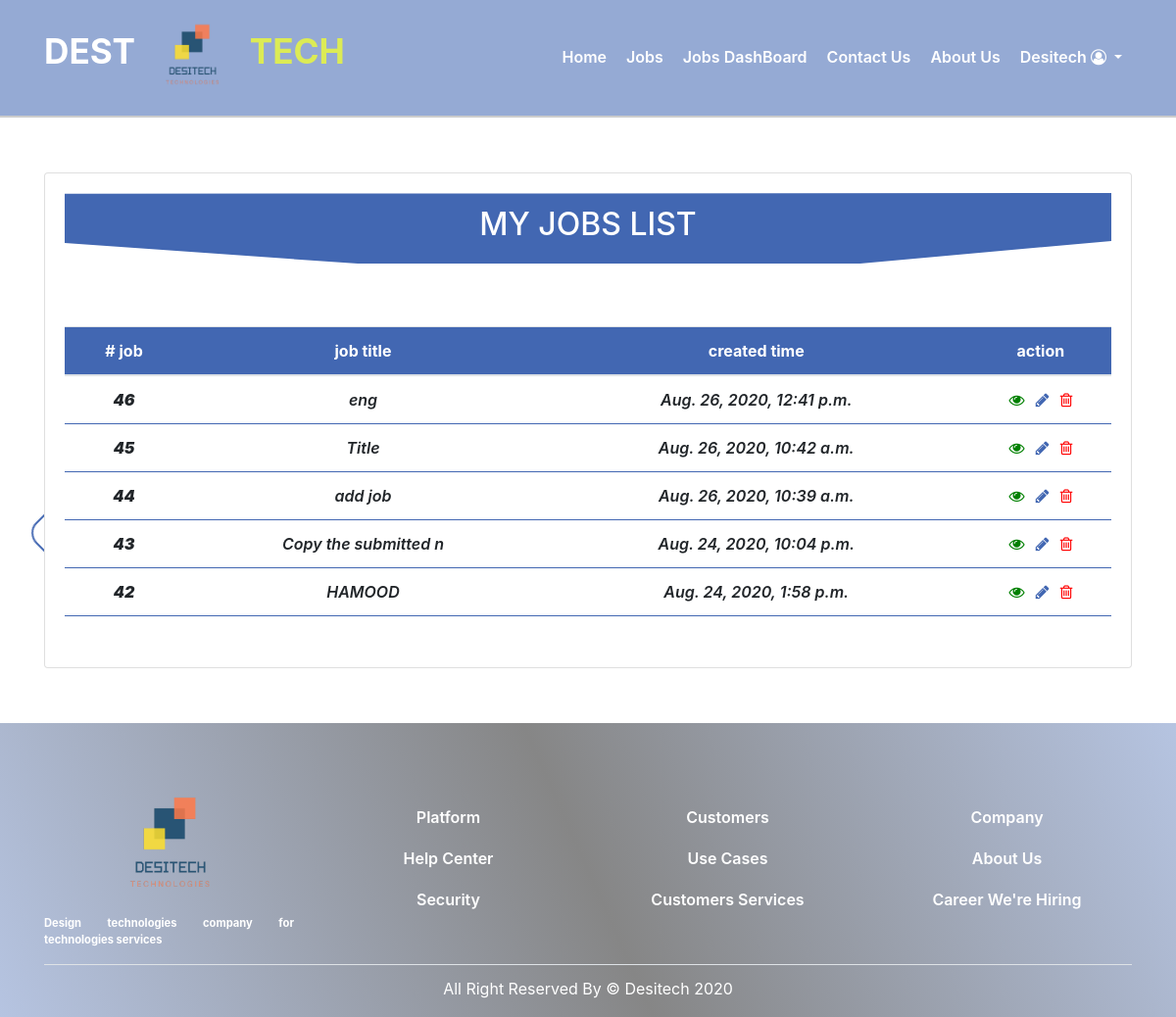
Before: /jobs/myjobs/ (signed in) with the older database file.
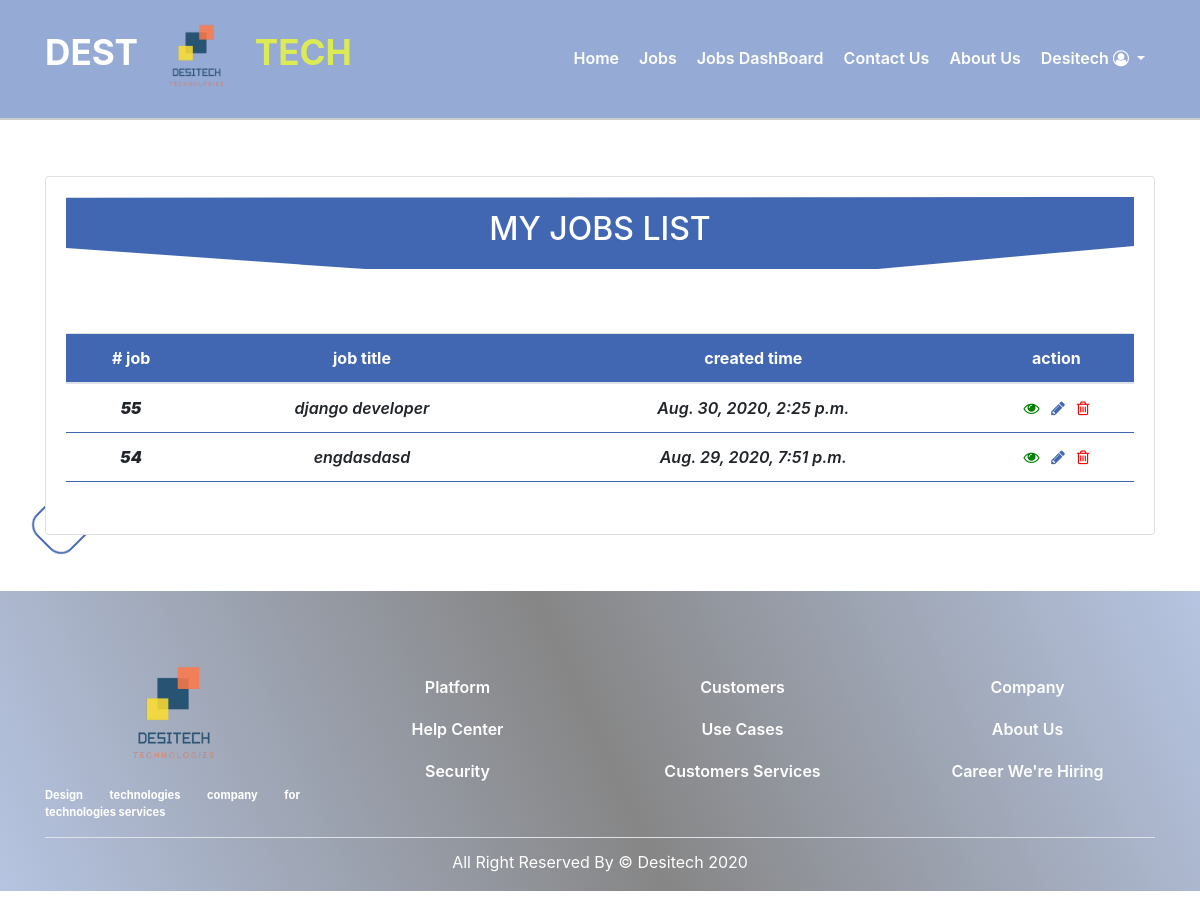
After: the same page with the newer database file.
### accounts/models/User.py (models this page shows, shortened)
class User (AbstractBaseUser , PermissionsMixin):
    email = models.EmailField(unique=True , null=False)
    is_staff = models.BooleanField(default=True)
    is_active = models.BooleanField(default=True)
    is_superuser = models.BooleanField(default=False)
    COMPANY = 1
    JOB_SEEKER = 2
    REQUIRED_FIELDS = ['user_type']
    USERNAME_FIELD = 'email'
    _TYPE = ((COMPANY , 'company') , (JOB_SEEKER , 'job_seeker') )
    user_type  = models.PositiveSmallIntegerField (choices=_TYPE  )
    @property
    def is_company (self):
        if self.user_type == 1:
            return True
        return False
    objects = UserManager ()

### accounts/models/CompanyProfile.py (models this page shows)
class Company_profile (models.Model):
    user = models.OneToOneField(settings.AUTH_USER_MODEL, on_delete=models.CASCADE , primary_key=True)
    Name =models.CharField(max_length=50 )
    country = models.ForeignKey(Country, on_delete=models.SET_NULL , null=True)
    city = models.ForeignKey(City, on_delete=models.SET_NULL , null=True)
    street = models.CharField(max_length=128 , null=True)
    building_number = models.IntegerField(null=True)
    zip_code =  models.CharField("ZIP / Postal code", max_length=12, null=True)
    phone_regex = RegexValidator(regex=r'^\+?1?\d{9,15}$',
                    message="Phone number must be entered in the format: '+999999999'. Up to 15 digits allowed.")
    phone_number = models.CharField( validators=[phone_regex] , max_length=17 , null=True)
    mobile_number = models.CharField( validators=[phone_regex] ,max_length=17 , null=True)

### jobs/models.py (models this page shows, shortened)
class Job (models.Model):
    publish_By =models.ForeignKey(User , on_delete=models.CASCADE)
    title = models.CharField(max_length=50)
    abstract = models.TextField()
    skills = models.TextField()
    description = models.TextField()
    country = models.ForeignKey(Country, on_delete=models.SET_NULL, null=True)
    city = models.ForeignKey(City, on_delete=models.SET_NULL, null=True)
    date = models.DateTimeField(auto_now_add=True)
    job_manger = models.Manager()

### jobs/views/MyJobs.py (the view)
# urls.py: path('myjobs/', MyJobs.MyJobs.as_view(),name='my-jobs'),
@method_decorator(login_decorator, name='dispatch')
@method_decorator (is_company_or_admin , name='dispatch' )
@method_decorator (have_profile , name='dispatch' )
class MyJobs(View):
    def get (self , request):
        myjobs = Job.job_manger.filter (publish_By = request.user.id).order_by('-date')
        context =  {'myjobs' : myjobs , 'jobs': myjobs}
        return render ( request , 'jobs_dashboard.html' , context )

### jobs/templates/jobs_dashboard.html (shortened to what this page needs)
{% extends 'shared/_base.html' %}
{% load static %}
{% block content%}
<section class= 'mytablelist mx-auto my-5 p-2'>
    <div class="btn-add">
    <a href="{% url 'jobs:job-create' %}"></a>
    </div>
    <div class="container">
        <div class="card">
            <div class="card-body">
                <div class="row">
                    <div class="col">
                        <div class="top_page  mb-5 py-2">
                            <h2>My jobs list</h2>
                        </div>
                        <div class="table-responsive my-3">
                            <table class="table table-hover my-3 text-center">
                                <thead>
                                    <tr>
                                        <th># job</th>
                                        <th>job title</th>
                                        <th>created time</th>
                                        <th>action</th>
                                    </tr>
                                </thead>
                                <tbody>
                  {% for job in jobs %}
                      <tr >
                          <td><strong>{{job.id}}</strong></td>
                          <td>{{job.title}}</td>
                          <td>{{job.date}}</td>
                          <td>
                                <a href= {% url 'jobs:job-detail' job.id %}><i class="fa fa-eye" aria-hidden="true"></i></a>
                                <a href= {% url 'jobs:job-update' job.id %} ><i class="fa fa-pencil" aria-hidden="true"></i></a>
                                <a href= {% url 'jobs:job-delete' job.id %}><i class="fa fa-trash-o" aria-hidden="true"></i></a>
                          </td>
                      </tr>
                  {% endfor %}
                                </tbody>
                            </table>
                        </div>
                    </div>
                </div>
            </div>
        </div>
    </div>
</section>
{% endblock %}

### templates/shared/_base.html (shortened to what this page needs)
<!DOCTYPE html>
{% load static %}
<html lang="en">
<head>
    <link rel="stylesheet" href="https://maxcdn.bootstrapcdn.com/bootstrap/4.5.0/css/bootstrap.min.css">
    <link rel="stylesheet" href="https://cdnjs.cloudflare.com/ajax/libs/font-awesome/4.7.0/css/font-awesome.min.css">
    <link rel="stylesheet" href="https://cdnjs.cloudflare.com/ajax/libs/intl-tel-input/17.0.3/css/intlTelInput.min.css" />
    <link rel="stylesheet" href="{% static 'css/style.css' %}">
    <link rel="stylesheet" href="https://stackpath.bootstrapcdn.com/bootstrap/4.4.1/css/bootstrap.min.css"/>
    <link rel="stylesheet" href="https://cdnjs.cloudflare.com/ajax/libs/font-awesome/4.7.0/css/font-awesome.css"/>
    <link rel="stylesheet" href="https://cdnjs.cloudflare.com/ajax/libs/intl-tel-input/17.0.3/css/intlTelInput.min.css" />
    <link rel="stylesheet" href="https://cdnjs.cloudflare.com/ajax/libs/animate.css/4.0.0/animate.min.css"/>
  </head>
<body>
<header class= 'header'>
            <div class="container">
                <nav class="navbar navbar-expand-lg navbar-light">
                    <a class="navbar-brand d-flex align-items-center justify-content-center"  href="{% url 'home' %}">
                        <h1 class="text-uppercase">dest
                            <img src= {% static 'img/logo.png' %} alt= 'logo' class="img-fluid animate__animated animate__pulse animate__infinite infinite">
                            <span >tech</span></h1>
                    </a>
                    <div class="collapse navbar-collapse" id="navbarcollapse">
                      <ul class="navbar-nav ml-auto text-capitalize">
                        <li class="nav-item active">
                          <a class="nav-link" href="{% url 'home' %}">home </a>
                        </li>
                        <li class="nav-item">
                           <a class="nav-link" href="{% url 'jobs:all-jobs-list' %}">jobs</a>
                        </li>
                         {% if user.is_company or user.is_superuser %}
                          <li class="nav-item">
                              <a class="nav-link" href="{% url 'jobs:my-jobs' %}">jobs dashBoard</a>
                          </li>
                        {% endif %}
                        <li class="nav-item">
                             <a class="nav-link" href="{% url 'contact-us' %}">contact us</a>
                        </li>
                         <li class="nav-item">
                             <a class="nav-link" href="{% url 'about-us' %}">about us</a>
                        </li>
                        <li class="nav-item dropdown">
                          <a class="nav-link dropdown-toggle" href="#" id="account" role="button" data-toggle="dropdown" aria-haspopup="true" aria-expanded="false">
                             {% if not user.is_authenticated %}
                                account
                            {% elif user.is_company %}
                                {{user.company_profile.Name}}
                            {% elif user.is_job_seeker %}
                                {{user.job_seeker_profile.Name}}
                            {% endif %}
                            <i class="fa fa-user-circle-o" aria-hidden="true"></i>
                          </a>
                        </li>
                      </ul>
                    </div>
                  </nav>
            </div>
    </header>
    {% block content %} {% endblock %}
<footer>
        <div class="footer-top mt-5">
            <div class="container">
                <div class="row align-items-center justify-content-center text-center">
                    <div class=" col-md-3 col-sm-6 one mt-3">
                    <img src="{% static 'img/logo.png' %}" alt="" class="img-fluid" width="150px" height="150px">
                        <p class="lead">Design technologies company for technologies services
                        </p>
                    </div>
                    <div class=" col-md-3 col-sm-6 two mt-3 ">
                        <ul class= 'list-unstyled'>
                            <li class= ''><a href="#">platform</a></li>
                            <li class= '' ><a href="#">help center</a></li>
                            <li class= ''><a href="#">security</a></li>
                        </ul>
                    </div>
                    <div class="col-md-3 col-sm-6 two mt-3">
                        <ul class= 'list-unstyled'>
                            <li class= ''><a href="#">customers</a></li>
                            <li class= '' ><a href="#">use cases</a></li>
                            <li class= ''><a href="#">customers services</a></li>
                        </ul>
                    </div>
                    <div class="col-md-3 col-sm-6 two mt-3">
                        <ul class= 'list-unstyled'>
                            <li class= ''><a href="#">company</a></li>
                            <li class= '' ><a href="#">about us</a></li>
                            <li class= ''><a href="#">career we're hiring</a></li>
                        </ul>
                    </div>
                </div>
                <p class= 'footer-text text-capitalize mb-0 py-3 border-top'>
                    all right reserved by &copy; desitech 2020
                </p>
            </div>
        </div>
    </footer>
</body>
</html>

### static/css/style.css (style rules this page uses)
.header { background: #4267b2; border-bottom: 2px solid#ccc; }
* { margin: 0; padding: 0; box-sizing: border-box; }
body { height: 1000px; }
.header { background: #4267b28e; border-bottom: 2px solid#ccc; }
.header .navbar { padding: 0; }
.navbar-brand img { width: 100px; height: 100px; padding: 0; }
.navbar-brand h1 { color: #fff; font-size: 2.2rem; font-weight: bolder; }
.navbar-brand h1 span { color: rgb(220, 235, 85); }
.header .navbar #navbarcollapse .nav-item .nav-link { color: #fff; font-size: 1rem; font-weight: 600; padding: 15px 10px 15px; line-height: 1.2; }
.dropdown-toggle::after { content: none; }
.footer-top { background: linear-gradient(66deg, #4267b263, rgba(0, 0, 0, 0.473), #4267b263); padding: 30px 0 5px; color: #fff; }
.one p { font-size: 0.7rem; text-align: left; text-align: justify; font-weight: bold; }
.two ul li { padding: 5px 0; line-height: 2; }
.two ul li a { color: #fff !important; text-decoration: none; text-transform: capitalize; font-weight: 600; }
.footer-text { text-align: center; color: #fff; line-height: 1; }
.card { border: 2px solid #4267b2; }
.mytablelist .top_page { text-align: center; background: #4267b2; color: #fff; text-transform: uppercase; display: flex; align-items: center; justify-content: center; clip-path: polygon(0% 1%, 100% 0%, 100% 68%, 76% 100%, 28% 100%, 0% 71%); }
.mytablelist .top_page h2 { line-height: 1.5; font-size: 2rem; font-weight: 500; }
.mytablelist .btn-add { position: sticky; top: 80%; left: 3%; transform: translate(-50%, -3%); width: 50px; color: #4267b2; height: 50px; border: 2px solid #4267b2; transform: rotate(-45deg); border-radius: 15px / 16px; display: flex; align-items: center; justify-content: center; transition: all 0.7s ease-in; }
.mytablelist .btn-add a { text-decoration: none; color: #4267b2 }
.mytablelist table thead { background: #4267b2; color: #fff; text-align: center; }
.mytablelist table tbody tr td { font-size: 1rem; font-weight: 600; font-style: italic; border-left: none; border-right: none; border-bottom: 1px solid #4267b2; }
.mytablelist table tbody tr:not(:first-child) { opacity: 0; animation-name: fadeIn; animation-duration: 0.5s; animation-iteration-count: 1; animation-fill-mode: forwards; border-bottom: none; }
.mytablelist table tbody tr td a { padding: 0 3%; }
.mytablelist .table-hover tbody tr td .fa-eye { color: green; text-decoration: none; }
.mytablelist .table-hover tbody tr td .fa-pencil { color: #4267b2; text-decoration: none; }
.mytablelist .table-hover tbody tr td .fa-trash-o { color: #f00; text-decoration: none; }
.mytablelist .btn-add { position: fixed; top: 50%; left: 3%; transform: translate(-50%, -3%); width: 50px; color: #4267b2; height: 50px; border: 2px solid #4267b2; transform: rotate(-45deg); border-radius: 15px / 16px; display: flex; align-items: center; justify-content: center; transition: all 0.7s ease-in; }
.mytablelist table tbody tr:not(:first-child) { opacity: 0; animation-name: fadeIn; animation-duration: 1s; animation-iteration-count: 1; animation-fill-mode: forwards; border-bottom: none; }

Changed rows visible on the page:
removed Job: id "46", title "eng", date "Aug. 26, 2020, 12:41 p.m."
removed Job: id "45", title "Title", date "Aug. 26, 2020, 10:42 a.m."
removed Job: id "44", title "add job", date "Aug. 26, 2020, 10:39 a.m."
removed Job: id "43", title "Copy the submitted n", date "Aug. 24, 2020, 10:04 p.m."
removed Job: id "42", title "HAMOOD", date "Aug. 24, 2020, 1:58 p.m."
added Job: id "55", title "django developer", date "Aug. 30, 2020, 2:25 p.m."
added Job: id "54", title "engdasdasd", date "Aug. 29, 2020, 7:51 p.m."
